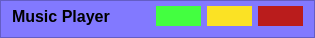
     <widget class="QFrame" name="titlebar">
      <property name="maximumSize">
       <size>
        <width>16777215</width>
        <height>33</height>
       </size>
      </property>
      <property name="toolTip">
       <string>Music Player</string>
      </property>
      <property name="styleSheet">
       <string notr="true">background-color: rgb(130, 121, 255);</string>
      </property>
      <property name="frameShape">
       <enum>QFrame::StyledPanel</enum>
      </property>
      <property name="frameShadow">
       <enum>QFrame::Raised</enum>
      </property>
      <layout class="QHBoxLayout" name="horizontalLayout_2">
       <property name="topMargin">
        <number>5</number>
       </property>
       <item>
        <widget class="QLabel" name="title">
         <property name="minimumSize">
          <size>
           <width>0</width>
           <height>20</height>
          </size>
         </property>
         <property name="font">
          <font>
           <pointsize>12</pointsize>
           <weight>75</weight>
           <bold>true</bold>
          </font>
         </property>
         <property name="styleSheet">
          <string notr="true"/>
         </property>
         <property name="text">
          <string>Music Player</string>
         </property>
        </widget>
       </item>
       <item>
        <spacer name="horizontalSpacer">
         <property name="orientation">
          <enum>Qt::Horizontal</enum>
         </property>
         <property name="sizeHint" stdset="0">
          <size>
           <width>40</width>
           <height>20</height>
          </size>
         </property>
        </spacer>
       </item>
       <item>
        <widget class="QPushButton" name="minimize">
         <property name="minimumSize">
          <size>
           <width>45</width>
           <height>20</height>
          </size>
         </property>
         <property name="toolTip">
          <string>Minimize</string>
         </property>
         <property name="styleSheet">
          <string notr="true">QPushButton{
	border:none;
	background-color: rgb(67, 255, 64);
}
QPushButton:hover{
	background-color: rgb(53, 203, 51);
}
QPushButton:pressed{
	background-color: rgb(120, 255, 71);
}</string>
         </property>
         <property name="text">
          <string/>
         </property>
        </widget>
       </item>
       <item>
        <widget class="QPushButton" name="resize">
         <property name="minimumSize">
          <size>
           <width>45</width>
           <height>20</height>
          </size>
         </property>
         <property name="toolTip">
          <string>Maximize</string>
         </property>
         <property name="styleSheet">
          <string notr="true">QPushButton{
	border:none;
	background-color: rgb(251, 226, 36);
}
QPushButton:hover{
	background-color: rgb(195, 176, 28);
}
QPushButton:pressed{
	background-color: rgb(241, 251, 56);
}</string>
         </property>
         <property name="text">
          <string/>
         </property>
        </widget>
       </item>
       <item>
        <widget class="QPushButton" name="close">
         <property name="minimumSize">
          <size>
           <width>45</width>
           <height>20</height>
          </size>
         </property>
         <property name="toolTip">
          <string>Close</string>
         </property>
         <property name="styleSheet">
          <string notr="true">QPushButton{
	border:none;
	background-color: rgb(186, 28, 28);
}
QPushButton:hover{
	background-color: rgb(222, 33, 33);
}
QPushButton:pressed{
	background-color: rgb(163, 24, 24);
}</string>
         </property>
         <property name="text">
          <string/>
         </property>
        </widget>
       </item>
      </layout>
     </widget>
